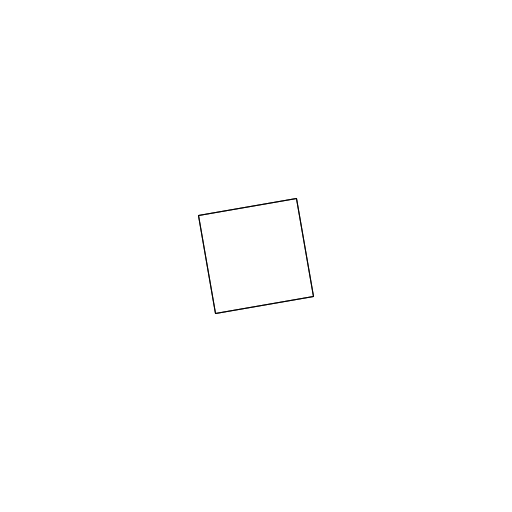
Frame 1 (no input)
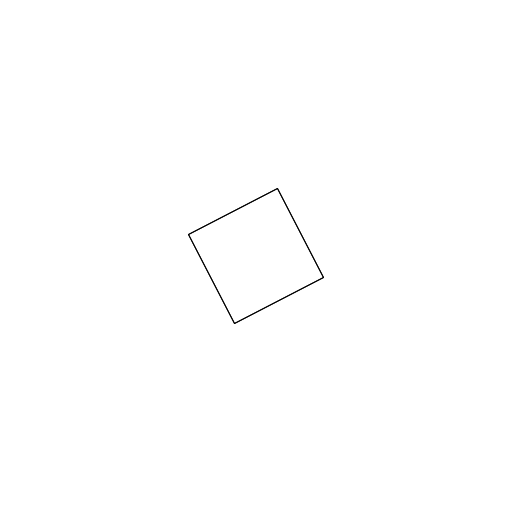
Frame 60 (the mouse pressed at the canvas centre just before this capture)
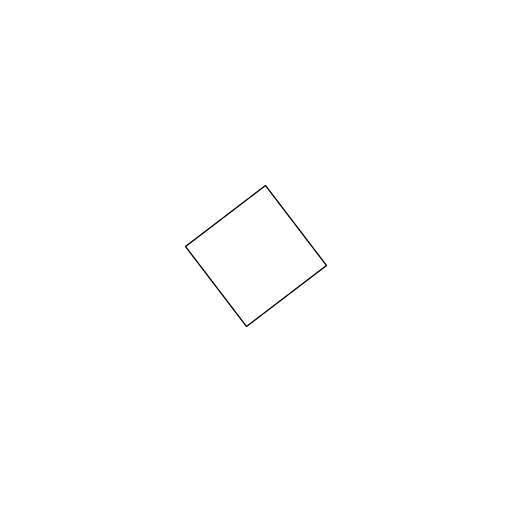
Frame 120 (the mouse held since frame 60 and released just before this capture)

The Processing sketch that drew these frames (run headless with seeded random() and noise(); from frame 60 on, the mouse is pressed at the canvas centre):

// Processing sketch: sketch_orto
// ── sketch_orto.pde
ArrayList <PVector> cubo;

void setup () {
  size (512, 512);
  cubo = new ArrayList<PVector> ();
  
  cubo.add(new PVector(50, 50, 50));
  cubo.add(new PVector(50, -50, 50));
  cubo.add(new PVector(-50, -50, 50));
  cubo.add(new PVector(-50, 50, 50));
  cubo.add(new PVector(50, 50, -50));
  cubo.add(new PVector(50, -50, -50));
  cubo.add(new PVector(-50, -50, -50));
  cubo.add(new PVector(-50, 50, -50));
}

void draw () {
  background(255);
  translate(width/2, height/2);
  ArrayList<PVector> cubo2D = new ArrayList<PVector>();
  
  for (PVector v: cubo) {
    //PVector rv = RotarX(v, -radians(0.1*millis()));
    //PVector rv = RotarY(v, -radians(0.1*millis()));
    PVector rv = RotarZ(v, -radians(0.1*millis()));
    PVector pv = Ortonormal(rv);
    cubo2D.add(pv);  
  }
   
  DibujarCubo2D(cubo2D);
}

PVector Mux3x3(float [][] M,PVector v) {
  PVector vp = new PVector();
  vp.x = M[0][0] * v.x + M[0][1] * v.y + M[0][2]* v.z;
  vp.y = M[1][0] * v.x + M[1][1] * v.y + M[1][2]* v.z;
  vp.z = M[2][0] * v.x + M[2][1] * v.y + M[2][2]* v.z;
  return vp;
}

PVector Ortonormal(PVector v) {
  float [][] orto = {
    {1, 0, 0},
    {0, 1, 0},
    {0, 0, 0},
  };
  return Mux3x3(orto, v);
}

PVector RotarX (PVector v, float theta) {
  float [][] Rx = {
    {1, 0, 0},
    {0, cos(theta), -sin(theta)},
    {0, sin(theta), cos(theta)}
  };
  return Mux3x3(Rx, v);
}

PVector RotarY (PVector v, float theta) {
  float [][] Ry = {
    {cos(theta), 0, sin(theta)},
    {0, 1, 0},
    {-sin(theta), 0, cos(theta)}
  };
  return Mux3x3(Ry,v);
}

PVector RotarZ (PVector v, float theta) {
  float [][] Ry = {
    {cos(theta), -sin(theta), 0},
    {sin(theta), cos(theta), 0},
    {0, 0, 1}
  };
  return Mux3x3(Ry,v);
}


void DibujarCubo2D(ArrayList<PVector> c) {
  // Cara de arriba
  Linea(c.get(0), c.get(1));
  Linea(c.get(2), c.get(1));
  Linea(c.get(2), c.get(3));
  Linea(c.get(0), c.get(3));
  // Cara abajo
  Linea(c.get(4), c.get(5));
  Linea(c.get(5), c.get(6));
  Linea(c.get(6), c.get(7));
  Linea(c.get(4), c.get(7));
  // lados
  Linea(c.get(0), c.get(4));
  Linea(c.get(1), c.get(5));
  Linea(c.get(2), c.get(6));
  Linea(c.get(3), c.get(7));
}

void Linea (PVector a, PVector b) {
  line(a.x, a.y, b.x, b.y);
}
